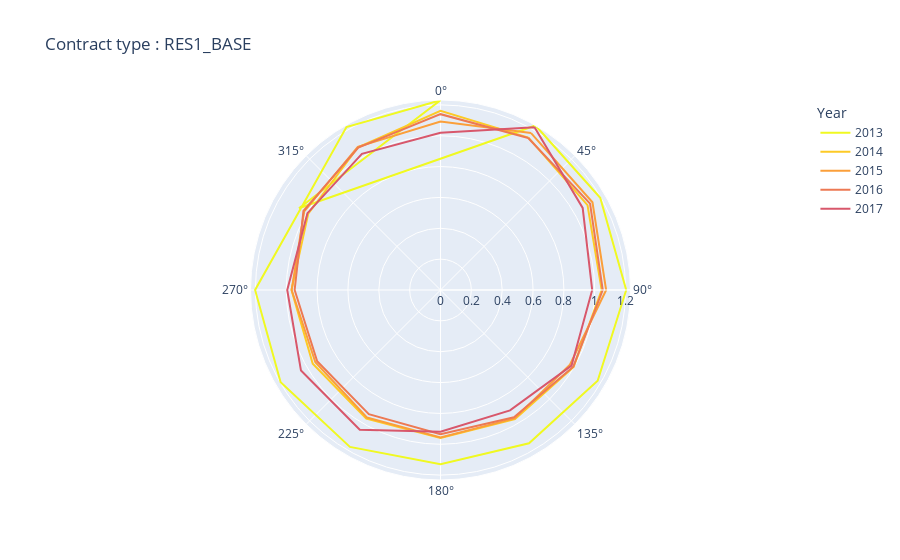
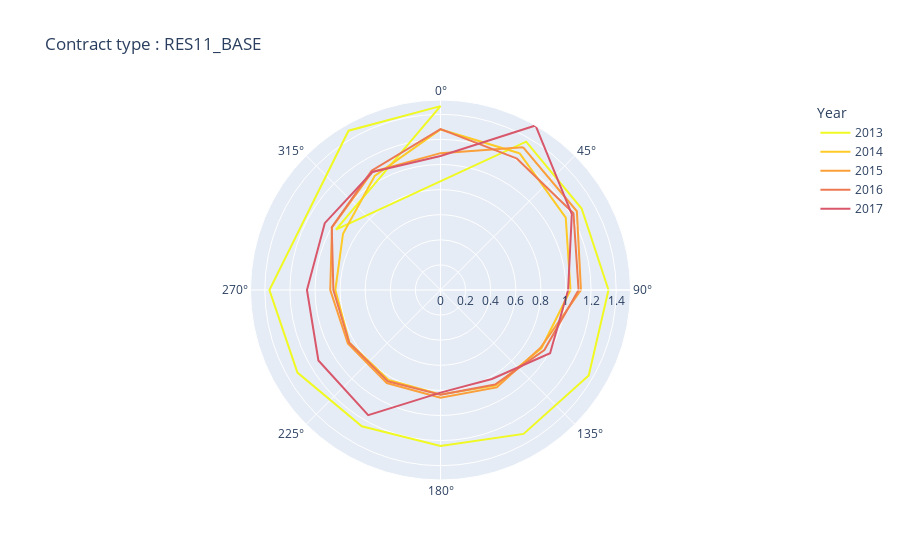
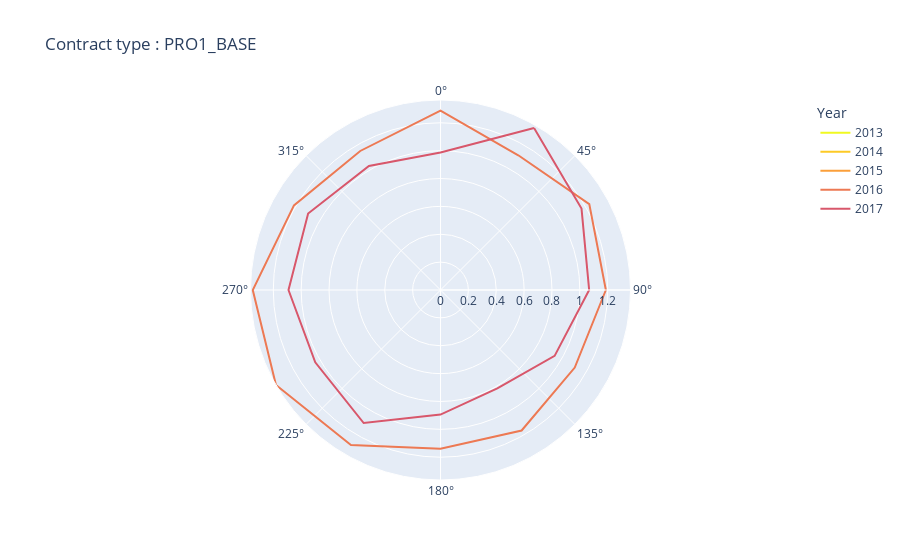
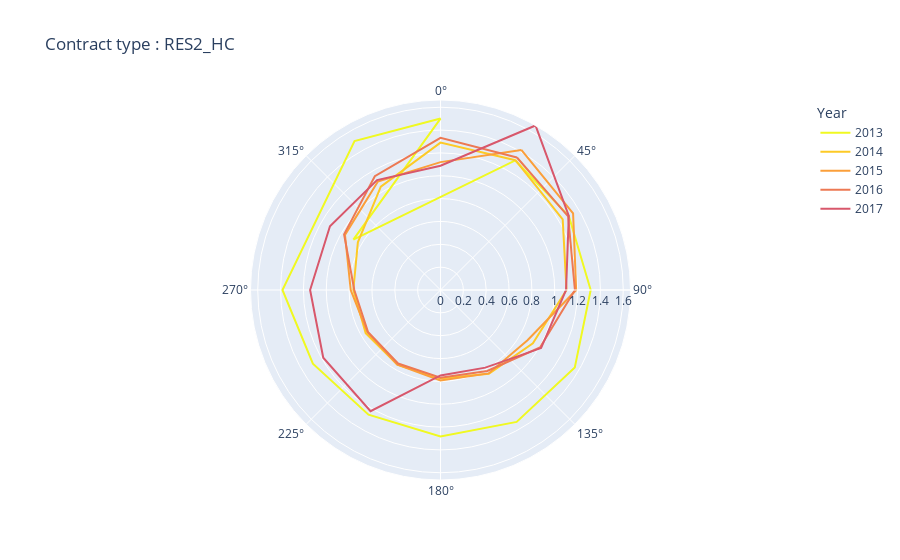

The code cell stored with these charts, in order, in its notebook:
### Code cell
for contract in to_be_predicted: 
    df_indexed["Month_angle"]=((df_indexed["Month"])*360/12)
    df_indexed["val"]=df_indexed.groupby(["Month","Year"])[contract].transform("mean")
    fig = px.line_polar(df_indexed.drop_duplicates(subset=["Month","Year","val"]), r="val", theta="Month_angle",
                       color="Year",
                       color_discrete_sequence=px.colors.sequential.Plasma_r,
                       title=f"Contract type : {contract}",
                       line_close=True,
                       labels=["Month"],
                       )
    fig.show()

### Figure 1 — Plotly figure (JSON) as saved in the notebook; plotly's stock layout.template omitted (floating-point values rounded to 4 significant figures)
{"data": [{"hovertemplate": "Year=2013<br>val=%{r}<br>Month_angle=%{theta}<extra></extra>", "legendgroup": "2013", "line": {"color": "#f0f921", "dash": "solid"}, "marker": {"symbol": "circle"}, "mode": "lines", "name": "2013", "r": [1.06, 1.232, 1.196, 1.204, 1.177, 1.148, 1.13, 1.174, 1.197, 1.202, 1.219, 1.23, 1.06], "showlegend": true, "subplot": "polar", "theta": [300, 30, 60, 90, 120, 150, 180, 210, 240, 270, 330, 360, 300], "type": "scatterpolar"}, {"hovertemplate": "Year=2014<br>val=%{r}<br>Month_angle=%{theta}<extra></extra>", "legendgroup": "2014", "line": {"color": "#fdca26", "dash": "solid"}, "marker": {"symbol": "circle"}, "mode": "lines", "name": "2014", "r": [1.141, 1.1, 1.045, 0.9969, 0.9656, 0.9592, 0.9625, 0.9565, 0.966, 0.9898, 1.069, 1.161, 1.141], "showlegend": true, "subplot": "polar", "theta": [30, 60, 90, 120, 150, 180, 210, 240, 270, 300, 330, 360, 30], "type": "scatterpolar"}, {"hovertemplate": "Year=2015<br>val=%{r}<br>Month_angle=%{theta}<extra></extra>", "legendgroup": "2015", "line": {"color": "#fb9f3a", "dash": "solid"}, "marker": {"symbol": "circle"}, "mode": "lines", "name": "2015", "r": [1.175, 1.138, 1.074, 0.9688, 0.9611, 0.9554, 0.9543, 0.9366, 0.9651, 1.02, 1.072, 1.093, 1.175], "showlegend": true, "subplot": "polar", "theta": [30, 60, 90, 120, 150, 180, 210, 240, 270, 300, 330, 360, 30], "type": "scatterpolar"}, {"hovertemplate": "Year=2016<br>val=%{r}<br>Month_angle=%{theta}<extra></extra>", "legendgroup": "2016", "line": {"color": "#ed7953", "dash": "solid"}, "marker": {"symbol": "circle"}, "mode": "lines", "name": "2016", "r": [1.137, 1.12, 1.052, 0.9941, 0.9531, 0.9345, 0.9296, 0.9232, 0.9455, 1.026, 1.066, 1.14, 1.137], "showlegend": true, "subplot": "polar", "theta": [30, 60, 90, 120, 150, 180, 210, 240, 270, 300, 330, 360, 30], "type": "scatterpolar"}, {"hovertemplate": "Year=2017<br>val=%{r}<br>Month_angle=%{theta}<extra></extra>", "legendgroup": "2017", "line": {"color": "#d8576b", "dash": "solid"}, "marker": {"symbol": "circle"}, "mode": "lines", "name": "2017", "r": [1.219, 1.064, 0.9833, 0.9807, 0.9014, 0.9192, 1.047, 1.044, 0.9936, 0.9961, 1.019, 1.019, 1.219], "showlegend": true, "subplot": "polar", "theta": [30, 60, 90, 120, 150, 180, 210, 240, 270, 300, 330, 360, 30], "type": "scatterpolar"}], "layout": {"legend": {"title": {"text": "Year"}, "tracegroupgap": 0}, "polar": {"angularaxis": {"direction": "clockwise", "rotation": 90}, "domain": {"x": [0, 1], "y": [0, 1]}}, "title": {"text": "Contract type : RES1_BASE"}}}

### Figure 2 — Plotly figure (JSON) as saved in the notebook; plotly's stock layout.template omitted (floating-point values rounded to 4 significant figures)
{"data": [{"hovertemplate": "Year=2013<br>val=%{r}<br>Month_angle=%{theta}<extra></extra>", "legendgroup": "2013", "line": {"color": "#f0f921", "dash": "solid"}, "marker": {"symbol": "circle"}, "mode": "lines", "name": "2013", "r": [0.9626, 1.365, 1.298, 1.339, 1.364, 1.324, 1.243, 1.254, 1.316, 1.363, 1.466, 1.465, 0.9626], "showlegend": true, "subplot": "polar", "theta": [300, 30, 60, 90, 120, 150, 180, 210, 240, 270, 330, 360, 300], "type": "scatterpolar"}, {"hovertemplate": "Year=2014<br>val=%{r}<br>Month_angle=%{theta}<extra></extra>", "legendgroup": "2014", "line": {"color": "#fdca26", "dash": "solid"}, "marker": {"symbol": "circle"}, "mode": "lines", "name": "2014", "r": [1.259, 1.152, 1.036, 0.9282, 0.8799, 0.8328, 0.8276, 0.8384, 0.838, 0.897, 1.049, 1.279, 1.259], "showlegend": true, "subplot": "polar", "theta": [30, 60, 90, 120, 150, 180, 210, 240, 270, 300, 330, 360, 30], "type": "scatterpolar"}, {"hovertemplate": "Year=2015<br>val=%{r}<br>Month_angle=%{theta}<extra></extra>", "legendgroup": "2015", "line": {"color": "#fb9f3a", "dash": "solid"}, "marker": {"symbol": "circle"}, "mode": "lines", "name": "2015", "r": [1.314, 1.255, 1.119, 0.9205, 0.8965, 0.8584, 0.8557, 0.8525, 0.8784, 0.9985, 1.087, 1.09, 1.314], "showlegend": true, "subplot": "polar", "theta": [30, 60, 90, 120, 150, 180, 210, 240, 270, 300, 330, 360, 30], "type": "scatterpolar"}, {"hovertemplate": "Year=2016<br>val=%{r}<br>Month_angle=%{theta}<extra></extra>", "legendgroup": "2016", "line": {"color": "#ed7953", "dash": "solid"}, "marker": {"symbol": "circle"}, "mode": "lines", "name": "2016", "r": [1.211, 1.224, 1.1, 0.9559, 0.8704, 0.835, 0.8396, 0.8399, 0.8534, 1.001, 1.098, 1.282, 1.211], "showlegend": true, "subplot": "polar", "theta": [30, 60, 90, 120, 150, 180, 210, 240, 270, 300, 330, 360, 30], "type": "scatterpolar"}, {"hovertemplate": "Year=2017<br>val=%{r}<br>Month_angle=%{theta}<extra></extra>", "legendgroup": "2017", "line": {"color": "#d8576b", "dash": "solid"}, "marker": {"symbol": "circle"}, "mode": "lines", "name": "2017", "r": [1.514, 1.208, 1.017, 1.008, 0.819, 0.8178, 1.152, 1.124, 1.064, 1.065, 1.086, 1.068, 1.514], "showlegend": true, "subplot": "polar", "theta": [30, 60, 90, 120, 150, 180, 210, 240, 270, 300, 330, 360, 30], "type": "scatterpolar"}], "layout": {"legend": {"title": {"text": "Year"}, "tracegroupgap": 0}, "polar": {"angularaxis": {"direction": "clockwise", "rotation": 90}, "domain": {"x": [0, 1], "y": [0, 1]}}, "title": {"text": "Contract type : RES11_BASE"}}}

### Figure 3 — Plotly figure (JSON) as saved in the notebook; plotly's stock layout.template omitted (floating-point values rounded to 4 significant figures)
{"data": [{"hovertemplate": "Year=2013<br>val=%{r}<br>Month_angle=%{theta}<extra></extra>", "legendgroup": "2013", "line": {"color": "#f0f921", "dash": "solid"}, "marker": {"symbol": "circle"}, "mode": "lines", "name": "2013", "r": [null, null, null, null, null, null, null, null, null, null, null, null, null], "showlegend": true, "subplot": "polar", "theta": [300, 30, 60, 90, 120, 150, 180, 210, 240, 270, 330, 360, 300], "type": "scatterpolar"}, {"hovertemplate": "Year=2014<br>val=%{r}<br>Month_angle=%{theta}<extra></extra>", "legendgroup": "2014", "line": {"color": "#fdca26", "dash": "solid"}, "marker": {"symbol": "circle"}, "mode": "lines", "name": "2014", "r": [null, null, null, null, null, null, null, null, null, null, null, null, null], "showlegend": true, "subplot": "polar", "theta": [30, 60, 90, 120, 150, 180, 210, 240, 270, 300, 330, 360, 30], "type": "scatterpolar"}, {"hovertemplate": "Year=2015<br>val=%{r}<br>Month_angle=%{theta}<extra></extra>", "legendgroup": "2015", "line": {"color": "#fb9f3a", "dash": "solid"}, "marker": {"symbol": "circle"}, "mode": "lines", "name": "2015", "r": [null, null, null, null, null, null, null, null, null, null, null, null, null], "showlegend": true, "subplot": "polar", "theta": [30, 60, 90, 120, 150, 180, 210, 240, 270, 300, 330, 360, 30], "type": "scatterpolar"}, {"hovertemplate": "Year=2016<br>val=%{r}<br>Month_angle=%{theta}<extra></extra>", "legendgroup": "2016", "line": {"color": "#ed7953", "dash": "solid"}, "marker": {"symbol": "circle"}, "mode": "lines", "name": "2016", "r": [1.116, 1.233, 1.187, 1.113, 1.164, 1.139, 1.285, 1.364, 1.347, 1.214, 1.152, 1.288, 1.116], "showlegend": true, "subplot": "polar", "theta": [30, 60, 90, 120, 150, 180, 210, 240, 270, 300, 330, 360, 30], "type": "scatterpolar"}, {"hovertemplate": "Year=2017<br>val=%{r}<br>Month_angle=%{theta}<extra></extra>", "legendgroup": "2017", "line": {"color": "#d8576b", "dash": "solid"}, "marker": {"symbol": "circle"}, "mode": "lines", "name": "2017", "r": [1.343, 1.168, 1.067, 0.9457, 0.8156, 0.8942, 1.103, 1.038, 1.091, 1.097, 1.027, 0.9875, 1.343], "showlegend": true, "subplot": "polar", "theta": [30, 60, 90, 120, 150, 180, 210, 240, 270, 300, 330, 360, 30], "type": "scatterpolar"}], "layout": {"legend": {"title": {"text": "Year"}, "tracegroupgap": 0}, "polar": {"angularaxis": {"direction": "clockwise", "rotation": 90}, "domain": {"x": [0, 1], "y": [0, 1]}}, "title": {"text": "Contract type : PRO1_BASE"}}}

### Figure 4 — Plotly figure (JSON) as saved in the notebook; plotly's stock layout.template omitted (floating-point values rounded to 4 significant figures)
{"data": [{"hovertemplate": "Year=2013<br>val=%{r}<br>Month_angle=%{theta}<extra></extra>", "legendgroup": "2013", "line": {"color": "#f0f921", "dash": "solid"}, "marker": {"symbol": "circle"}, "mode": "lines", "name": "2013", "r": [0.8811, 1.309, 1.297, 1.315, 1.358, 1.333, 1.282, 1.261, 1.29, 1.384, 1.506, 1.501, 0.8811], "showlegend": true, "subplot": "polar", "theta": [300, 30, 60, 90, 120, 150, 180, 210, 240, 270, 330, 360, 300], "type": "scatterpolar"}, {"hovertemplate": "Year=2014<br>val=%{r}<br>Month_angle=%{theta}<extra></extra>", "legendgroup": "2014", "line": {"color": "#fdca26", "dash": "solid"}, "marker": {"symbol": "circle"}, "mode": "lines", "name": "2014", "r": [1.312, 1.235, 1.103, 0.9339, 0.8466, 0.7754, 0.7551, 0.7562, 0.7631, 0.8354, 1.045, 1.29, 1.312], "showlegend": true, "subplot": "polar", "theta": [30, 60, 90, 120, 150, 180, 210, 240, 270, 300, 330, 360, 30], "type": "scatterpolar"}, {"hovertemplate": "Year=2015<br>val=%{r}<br>Month_angle=%{theta}<extra></extra>", "legendgroup": "2015", "line": {"color": "#fb9f3a", "dash": "solid"}, "marker": {"symbol": "circle"}, "mode": "lines", "name": "2015", "r": [1.415, 1.34, 1.188, 0.8797, 0.8431, 0.7914, 0.7553, 0.7395, 0.786, 0.9655, 1.096, 1.12, 1.415], "showlegend": true, "subplot": "polar", "theta": [30, 60, 90, 120, 150, 180, 210, 240, 270, 300, 330, 360, 30], "type": "scatterpolar"}, {"hovertemplate": "Year=2016<br>val=%{r}<br>Month_angle=%{theta}<extra></extra>", "legendgroup": "2016", "line": {"color": "#ed7953", "dash": "solid"}, "marker": {"symbol": "circle"}, "mode": "lines", "name": "2016", "r": [1.339, 1.29, 1.177, 1.006, 0.8189, 0.7672, 0.7431, 0.7333, 0.7548, 0.9746, 1.15, 1.333, 1.339], "showlegend": true, "subplot": "polar", "theta": [30, 60, 90, 120, 150, 180, 210, 240, 270, 300, 330, 360, 30], "type": "scatterpolar"}, {"hovertemplate": "Year=2017<br>val=%{r}<br>Month_angle=%{theta}<extra></extra>", "legendgroup": "2017", "line": {"color": "#d8576b", "dash": "solid"}, "marker": {"symbol": "circle"}, "mode": "lines", "name": "2017", "r": [1.663, 1.297, 1.099, 1.017, 0.7849, 0.7476, 1.225, 1.185, 1.142, 1.117, 1.111, 1.088, 1.663], "showlegend": true, "subplot": "polar", "theta": [30, 60, 90, 120, 150, 180, 210, 240, 270, 300, 330, 360, 30], "type": "scatterpolar"}], "layout": {"legend": {"title": {"text": "Year"}, "tracegroupgap": 0}, "polar": {"angularaxis": {"direction": "clockwise", "rotation": 90}, "domain": {"x": [0, 1], "y": [0, 1]}}, "title": {"text": "Contract type : RES2_HC"}}}
